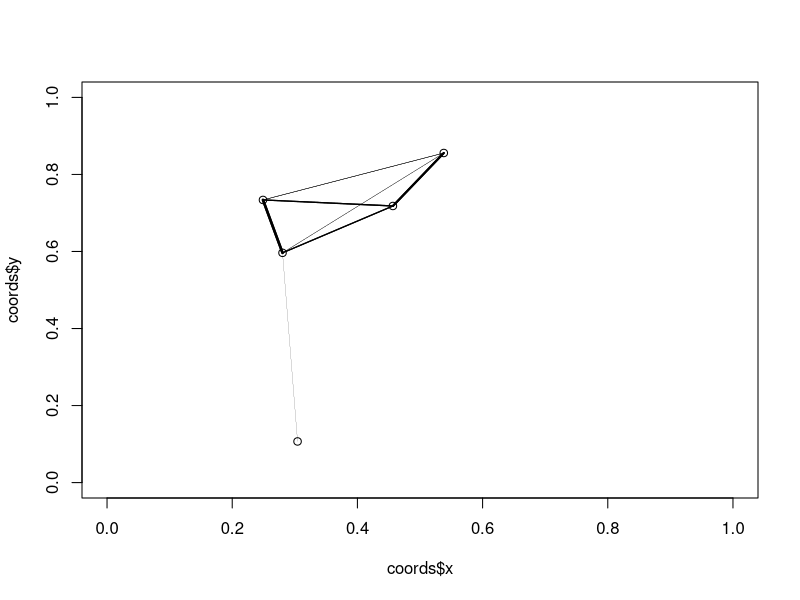

The R source for this figure: (Note: this script raises an error after producing the figure.)
## ---- chunk 1
knitr::opts_chunk$set(echo = TRUE)
## ---- chunk 2
library(magrittr)
library(tidyverse)
library(scales)
## ---- chunk 3
nsites <- 5
factor_sites <- as.factor(1:nsites) #This is important for the dispersal function down the road
coords <- data.frame(x=runif(nsites), y=runif(nsites))
eucdist <- dist(coords, diag=T, upper=T)
dexpdist <- dexp(eucdist, rate=10)
dexpsim <- 1/(1+as.matrix(dexpdist)) #Converting our distance matrix to a similarity score (easier for me to then turn into a pmf).
#Found this particular metric from here: https://stats.stackexchange.com/questions/158279/how-i-can-convert-distance-euclidean-to-similarity-score
## ---- chunk 4
plot(x=coords$x, y=coords$y, xlim=c(0,1), ylim=c(0,1))
for(i in 1:nsites){
  for(j in 1:nsites){
    if(i !=j ){
        segments(coords$x[i], coords$y[i], coords$x[j], coords$y[j], lwd=as.matrix(dexpdist)[i,j])
    }
  }
}
## ---- chunk 5
n_plants <- 5
n_animals <- 5


p_pops <- matrix(data=round(runif(nsites*n_plants, 1, 200)), nrow=nsites, ncol=n_plants) #now, our pops are a matrix instead of a vector in order to track across multiple sites
p_traitM <- runif(n_plants, 0, 1)
p_traitV <- runif(n_plants, 0, .25)
#p_traitM <- c(0.25, 0.99, 0.5)
#p_traitV <- c(0.1, 0.1, 0.1) #All set to be the same in Becker paper


a_pops <- matrix(data=round(runif(nsites*n_animals, 1, 200)), nrow=nsites, ncol=n_animals)
a_traitM <- runif(n_animals, 0, 1)
a_traitV <- runif(n_animals, 0, .25)
## ---- chunk 6
r <- 0.5
mup <- .1
mua <- 0.25
o <- 0.1
lambda <- 0.9
K <- 100
e_thresh <- 2
invade_size <- 5
disprob <- 0.2


min.f1f2 <- function(x, mu1, mu2, sd1, sd2) {
    f1 <- dnorm(x, mean=mu1, sd=sd1)
    f2 <- dnorm(x, mean=mu2, sd=sd2)
    pmin(f1, f2)
}
## ---- chunk 7
num_timeSteps <- 1000
p_rich <- NULL
a_rich <- NULL
WmeanV <- NULL
meanV <- NULL

pops <- NULL
for(t in 1:num_timeSteps){
  #p_rich <- rbind(p_rich, n_plants)
  #a_rich <- rbind(a_rich, n_animals)
  #Check if community is same as in t-1
    #if so; recalculate A and u
  alpha <- matrix(nrow=n_animals, ncol=n_plants) #Create an empty matrix for plant-pollinator partnerships
  for(ia in 1:n_animals){
    for(ip in 1:n_plants){
    alpha[ia, ip] <- integrate(min.f1f2, -Inf, Inf, mu1=p_traitM[ip], mu2=a_traitM[ia], sd1=p_traitV[ip], sd2=a_traitV[ia])$value #Integrate our minimum equation over all numbers; output is the total area overlapping both curves, with max value of perfectly overlapping curves as 1
    #print(paste("ia=", ia, "; ip=", ip, sep=""))
    }
  }
  alpha[alpha<0.05] <- 0
  
  u <- matrix(data=NA, nrow=n_plants, ncol=n_plants)
  
  for(p1 in 1:n_plants){
    for(p2 in 1:n_plants){
      u[p1, p2] <- integrate(min.f1f2, -Inf, Inf, mu1=p_traitM[p1], mu2=p_traitM[p2], sd1=p_traitV[p1], sd2=p_traitV[p2])$value #Integrate our minimum equation over all numbers; output is the total area overlapping both curves, with max value of perfectly overlapping curves as 1
      }
  }
  #Find out dpop/dt
  a_change <- matrix(data=NA, nrow=nsites, ncol=n_animals)
    for(n in 1:n_animals){
    propOfplants <- 0
    nums <- alpha[n,]*p_pops#[,site]
    for(i in 1:n_plants){
      #Numerator-plant reward given by each focal pollinator
      propOfplants <- propOfplants+nums[,i]/(r+sum(alpha[,i]*a_pops)) #Denominator-scaled by total available pollen
    }
    pollDeath <- mua
    #print(propOfplants)
    a_change[,n] <- lambda*propOfplants - pollDeath
  } #Animal Growth Rate
  
  p_change <- matrix(data=NA, nrow=nsites, ncol=n_plants)
  for(n in 1:n_plants){
      plantCompetition <- (K-rowSums(t(u[n,]*t(p_pops))))/K#(K-sum(u[n,]*p_pops[n,]))/K
      #pollBenefits <-sum(alpha[,n]*a_pops*p_pops[n])/(r+sum(alpha[,n]*a_pops)) #NOTE: THIS IS MORE SIMILIAR TO BECKER. NOt sure why their p_pop is included here. 
      pollBenefits <-rowSums(t(alpha[,n]*t(a_pops)))/(r+rowSums(t(alpha[,n]*t(a_pops))))
      plantDeath <- mup
      p_change[,n] <- r*plantCompetition*pollBenefits - plantDeath# + o*rnorm(n=1, mean=0, sd=0.1) 
  }
  #Project to t+1
  for(i in 1:(n_plants*nsites)){
    #p_pops[i] <- sum(rpois(n=round(p_pops[i]),lambda = 1+p_change[i])) #Poisson birth process for plants
    p_pops[i] <- sum(rpois(n=round(p_pops[i]),lambda = exp(p_change[i])))
    #browser()
    #p_pops[i] <- temp
  }
  #p_pops <- p_pops*(1+p_change)
  #a_pops <- (a_change+1)*a_pops #Update Animal population
  for(i in 1:(n_animals*nsites)){
    #a_pops[i] <- sum(rpois(n=round(a_pops[i]),lambda = 1+a_change[i])) #Poisson birth process for animals
    a_pops[i] <- sum(rpois(n=round(a_pops[i]),lambda = exp(a_change[i])))
  }
  a_disprobs <- 1- (a_change/2 + 0.5) #Dispersal probability is proportional to local growth rate
  a_disprobs[a_disprobs<0] <- 0 #Species that more than double have their dispersal prob set to 0
  a_disprobs[a_disprobs>1] <- 1 #Species that really do poorly can't have a dispersal probability above 1
#Dispersal (occurs after demographics for year)
  #Decide number of animal dispersers from each site of each species
  a_emms <- matrix(rbinom(n=length(a_pops), size=a_pops, prob=a_disprobs), nrow=nsites)
  a_pops <- a_pops-a_emms #Remove our immigrants from our pops for now so we don't count them redundantly

  #animals disperse across sites
  for(site in 1:nsites){
    for(spp in 1:n_animals){
  destin <- sample(factor_sites, size=a_emms[site, spp], replace=TRUE, prob=dexpsim[site,]/sum(dexpsim[site,])) #Sample our sites a number of times equal to the emmigrants from a particular site.
  a_pops[,spp] <- a_pops[,spp] + as.matrix(table(destin), ncol=1) #Table summarizes how many immigrants go to each site and then we add them to the population size. 
    }
  }
  p_disprobs <- 1- (p_change/2 + 0.5) #Dispersal probability is proportional to local growth rate
  p_disprobs[p_disprobs<0] <- 0 #Species that more than double have their dispersal prob set to 0
  p_disprobs[p_disprobs>1] <- 1 #Species that really do poorly can't have a dispersal probability above 1
  #Now our plants can disperse
  p_emms <- matrix(rbinom(n=length(p_pops), size=p_pops, prob=disprob), nrow=nsites)
  p_pops <- p_pops-p_emms #Remove our immigrants from our pops for now so we don't count them redundantly

  #plants disperse across sites
  for(site in 1:nsites){
    for(spp in 1:n_plants){
      #browser()
  destin <- sample(factor_sites, size=p_emms[site, spp], replace=TRUE, prob=dexpsim[site,]/sum(dexpsim[site,])) #Sample our sites a number of times equal to the emmigrants from a particular site.
  p_pops[,spp] <- p_pops[,spp] + as.matrix(table(destin), ncol=1) #Table summarizes how many immigrants go to each site and then we add them to the population size. 
  #print(paste("site=", site, "; spp=", spp, sep=""))
    }
  }
  
  remove <- FALSE
  #Extinction?
  if(length(colSums(p_pops)[colSums(p_pops)<=e_thresh])>0){
    print("global plant extinction")
    remove <- TRUE
  }
  if(remove==TRUE){
    #Plant Extinction
    p_traitM <- p_traitM[which(colSums(p_pops)>e_thresh)] #Remove trait values from globally exinct plants
    p_traitV <- p_traitV[which(colSums(p_pops)>e_thresh)]
    p_pops <- p_pops[,which(colSums(p_pops)>e_thresh)] #Stop tracking populations of globally extinct plants
    #Animal Extinction
    remove <- FALSE
  if(length(colSums(a_pops)[colSums(a_pops)<=e_thresh])>0){
    print("global animal extinction")
    remove <- TRUE
  } #HERE: Start with making this flexible
    #Problem: keeping species in as 0's makes calculations run slower due to matrix issues. However, it makes it much easier to keep track of our total population sizes. Not sure which direction to solve this in. 
    a_traitM <- a_traitM[which(colSums(a_pops)>e_thresh)] #Remove trait values from globally extinct plants
    a_traitV <- a_traitV[which(colSums(a_pops)>e_thresh)]
    a_pops <- a_pops[,which(colSums(a_pops)>e_thresh)] #Stop tracking populations of globally extinct plants
  
  #Do we invade? $
    #if(rbinom(1, 1, 0.05)==1){
      #print("invasion")
  #    invasion <- runif(1)
  #    if(invasion >=0.5){
  #      print("plant invades")
  #      p_pops <- c(p_pops, invade_size) #new pop always invades at 0.1
  #      p_traitM <- c(p_traitM, runif(1)) #pick new trait mean from a uniform distribution [0,1]
  #      p_traitV <- c(p_traitV, 0.1) #All set to be the same in Becker paper
  #  }else{
  #    print("pollinator invades")
  #    a_pops <- c(a_pops, invade_size) #new pop always invades at 0.1
  #    a_traitM <- c(a_traitM, runif(1)) #pick new trait mean from a uniform distribution [0,1]
  #    a_traitV <- c(a_traitV, runif(1, 0, 0.5)) #Same for new trait variance
  #  }
  #  }
  n_animals <- length(a_pops)
  n_plants <- length(p_pops)
    
  if(n_animals < 1| n_plants < 1){
    print("Network breakdown")
      break
  }
  }
  #print(paste("polls=", n_animals, sep=""))
  #WmeanV <- rbind(WmeanV, sum((a_pops*a_traitV))/sum(a_pops))
  #meanV <- rbind(meanV, sum(a_traitV)/n_animals)
  #if(t %% 100==0)
  pops_temp <- data.frame(animals=a_pops, plants=p_pops, site=factor_sites, time=t)
  pops <- rbind(pops, pops_temp)
  if(t %% 10==0)
  print(t)
}
## ---- chunk 8
poplong <- pivot_longer(pops, cols = 1:(n_plants+n_animals), names_to="species", values_to = "popsize")
#ggplot(data=poplong, aes(x=time, y=popsize, color=species))+geom_line()+ scale_color_manual(values=c("#660000", "#990000", "#006600", "#006633"))+facet_wrap("site")

ggplot(data=poplong, aes(x=time, y=popsize, color=species))+geom_line()+ scale_color_manual(values=c("#660000", "#990000", "#CC0000", "#FF0000", "#FF3333", "#006600", "#006633", "#193300", "green", "dark green"))+facet_wrap("site")
